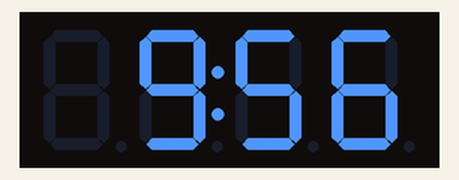
Simulated run of this sketch. Board: Arduino Uno, built with avr-gcc and run on an emulated ATmega328P. Shown: 4-digit seven-segment display.

Above: at 0.1 s.
At 63.4 s:
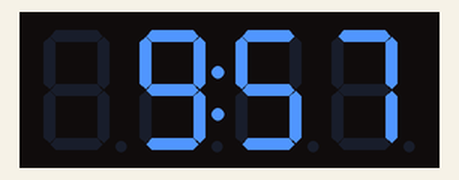
At 127.7 s:
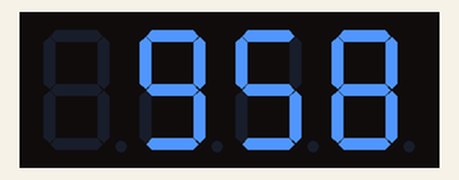

The sketch:

display_sete_segmentos_tm1637.ino
```cpp
// (licence header left out)
#include <Arduino.h>
#include <TM1637Display.h>

#define PINO_CLK 2
#define PINO_DIO 3

TM1637Display display(PINO_CLK, PINO_DIO);

void setup() {
  // valores entre 0 e 7 para menos e mais brilho
  display.setBrightness(3);
}

// defina a hora e minuto inicial
int horas = 9;
int minutos = 56;
int segundos = 0;
void loop() {
  if (segundos == 60) {
    segundos = 0;
    minutos++;
  }

  if (minutos == 60) {
    minutos = 0;
    horas++;
  }

  if (horas == 24) {
    horas = 0;
  }

  char horasBuffer[4];
  sprintf(horasBuffer, "%02d%02d", horas, minutos);

  display.showNumberDecEx(atoi(horasBuffer), SEG_G, false, 4, 0);
  delay(1000);
  segundos++;

  display.showNumberDecEx(atoi(horasBuffer), 0, false, 4, 0);
  delay(1000);
  segundos++;
}
```
